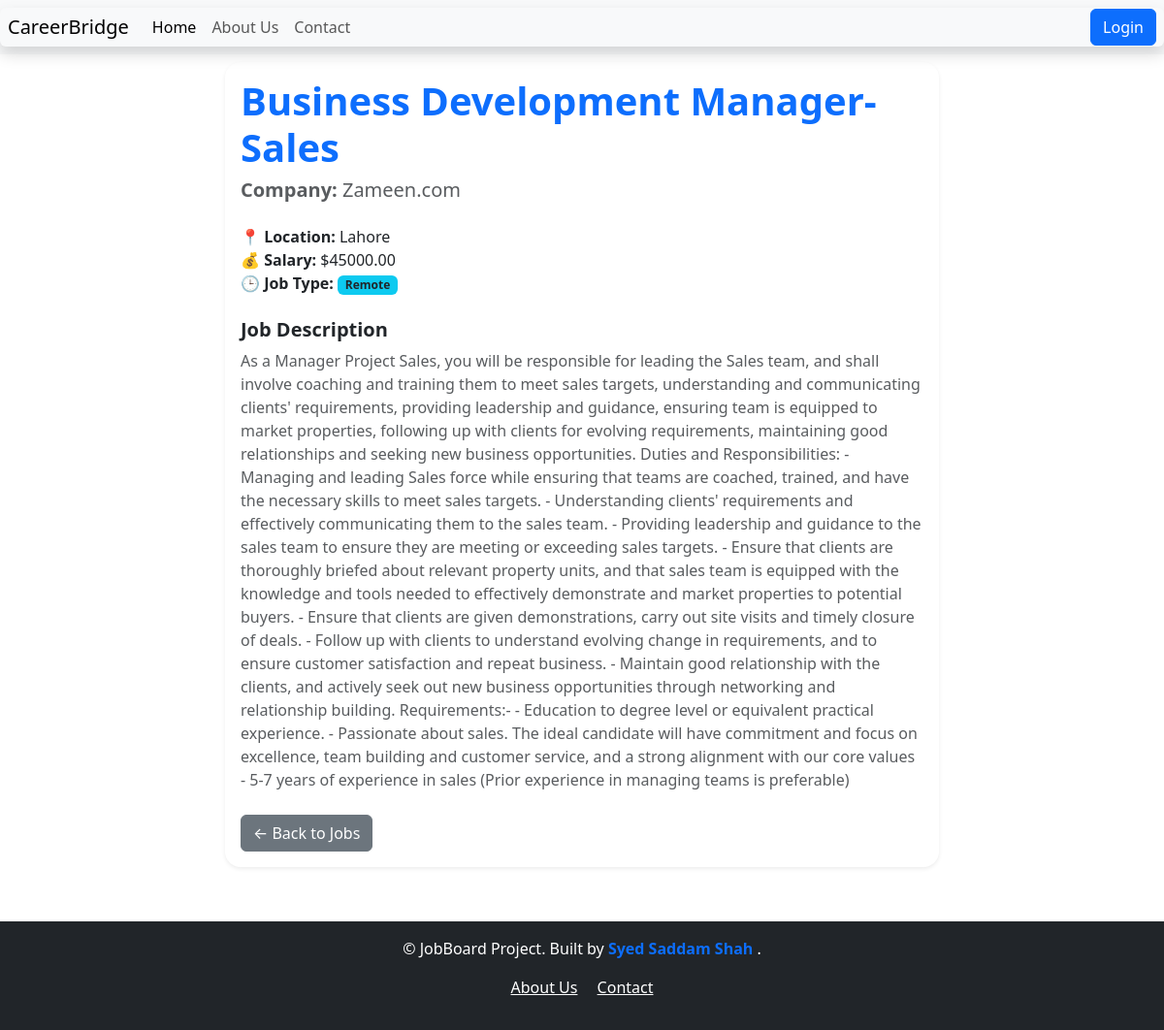
The page /19/ on the database as committed earlier.
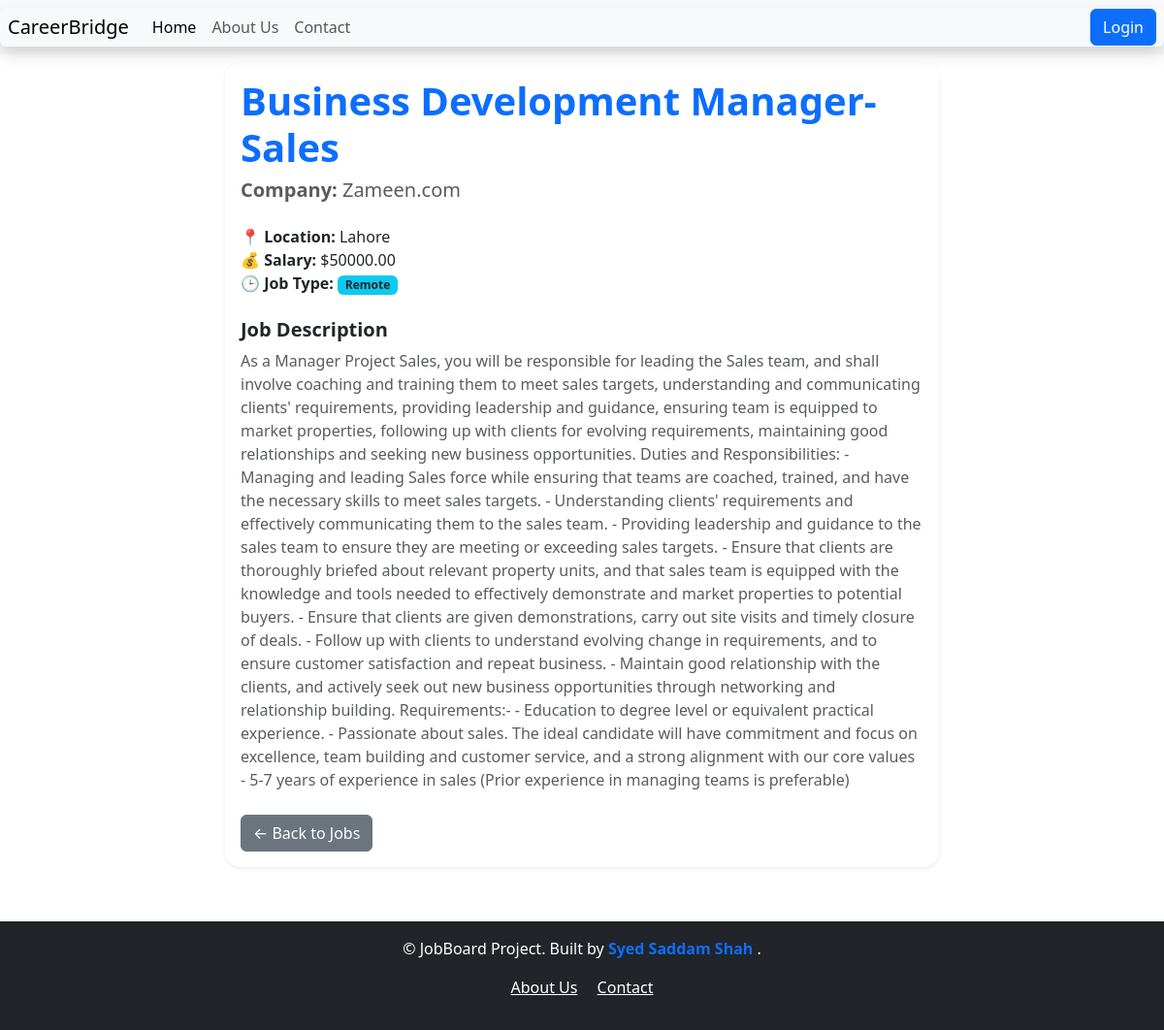
The same page on the database as committed later.
### job/models.py (models this page shows, shortened)
class Job(models.Model):
    JOB_TYPES = [
        ('Full-time', 'Full-time'),
        ('Part-time', 'Part-time'),
        ('Remote', 'Remote'),
        ('Internship', 'Internship'),
    ]
    title = models.CharField(max_length=200)
    company_name = models.CharField(max_length=200)
    description = models.TextField()
    location = models.CharField(max_length=100)
    salary = models.DecimalField(max_digits=10, decimal_places=2, null= True, blank=True)
    job_type = models.CharField(max_length=20, choices=JOB_TYPES, default='Full-time')
    date_of_posting = models.DateTimeField(auto_now_add= True)
    class Meta:
        ordering = ['-date_of_posting']
        verbose_name = 'Job Posting'
        verbose_name_plural = 'Job Postings'

### job/views.py (the view)
# urls.py: path('<int:job_id>/', views.job_detail, name = 'job_detail'),
def job_detail(request, job_id):
    job = get_object_or_404(Job, id = job_id)
    return render(request, 'job_detail.html', {'job' : job })

### job/templates/job_detail.html (shortened to what this page needs)
{% extends 'base.html' %}
{% load static %}
{% block content %}
<div class="container py-2">
    <div class="row justify-content-center">
        <div class="col-md-10 col-lg-8">
            <div class="card shadow-sm border-0 rounded-4">
                <div class="card-body">
                    <h1 class="card-title text-primary fw-bold">{{ job.title }}</h1>
                    <h5 class="text-muted mb-4"><strong>Company:</strong> {{ job.company_name }}</h5>
                    <ul class="list-unstyled mb-4">
                        <li><strong>📍 Location:</strong> {{ job.location }}</li>
                        <li><strong>💰 Salary:</strong> {% if job.salary %} ${{ job.salary }} {% else %} Not specified {% endif %}</li>
                        <li><strong>🕒 Job Type:</strong> <span class="badge bg-info text-dark">{{ job.job_type }}</span></li>
                    </ul>
                    <div class="mb-4">
                        <h5 class="fw-semibold">Job Description</h5>
                        <p class="text-muted">{{ job.description }}</p>
                    </div>
                    <div class="d-flex flex-wrap gap-2">
                        <a href="{% url 'job_list' %}" class="btn btn-secondary">← Back to Jobs</a>
                    </div>
                </div>
            </div>
        </div>
    </div>
</div>
{% endblock %}

Rows that differ between the two databases and show on the page:
changed Job "Business Development Manager-Sales": salary "45000.00" → "50000.00"
